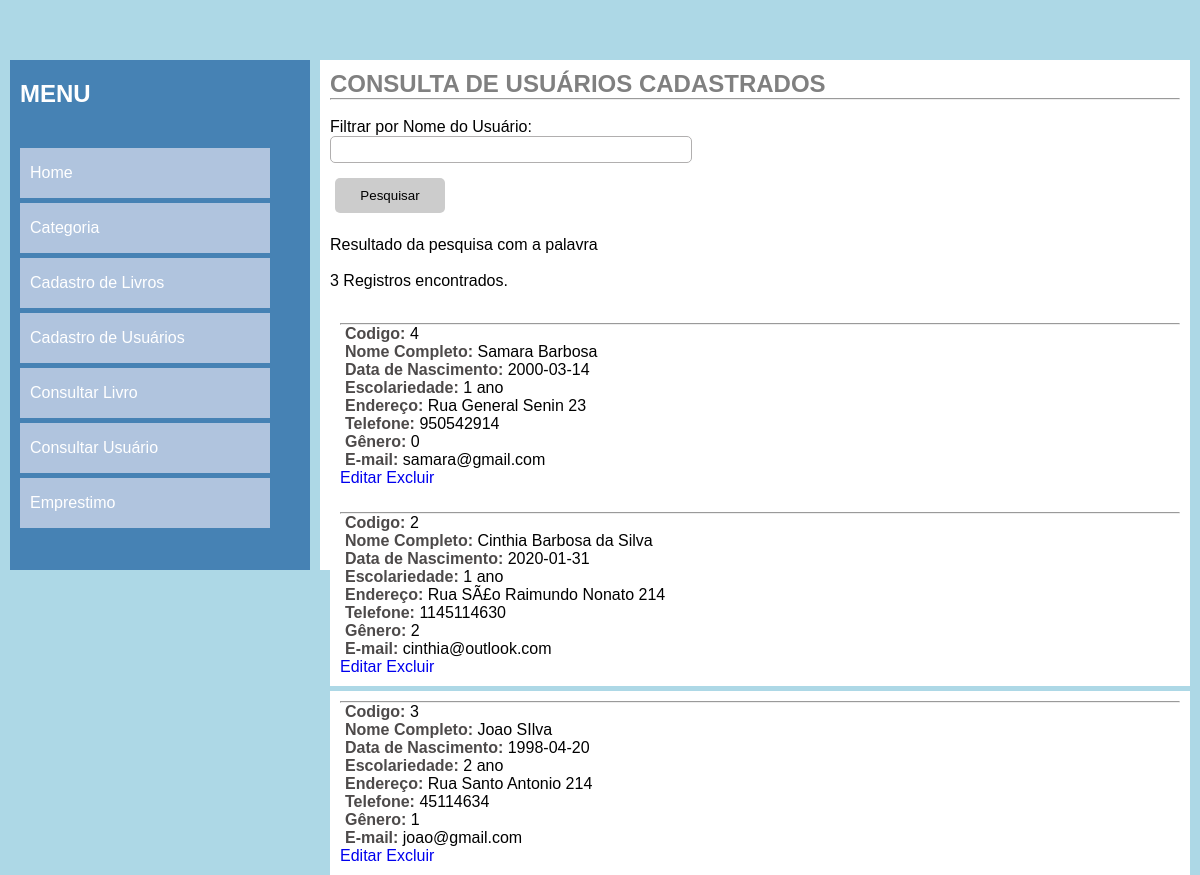
The page /consultaUsuario.php on the database its author committed.
### tables this page shows
CREATE TABLE IF NOT EXISTS `usuarios` (
  `codusuario` int(11) NOT NULL AUTO_INCREMENT,
  `nome` varchar(45) NOT NULL,
  `data_nascimento` date NOT NULL,
  `grau_escolariedade` varchar(45) NOT NULL,
  `endereco` varchar(60) NOT NULL,
  `telefone` varchar(45) NOT NULL,
  `genero` varchar(20) NOT NULL,
  `email` varchar(80) NOT NULL,
  PRIMARY KEY (`codusuario`)
);

### consultaUsuario.php (the view, shortened to what this page needs)
<?php
include_once("conexao.php");
$filtro = isset($_GET['filtro'])?$_GET['filtro']:"";
$sql ="SELECT *FROM usuarios where nome like '%$filtro%'";
$consulta = mysqli_query($conexao, $sql);
$registros = mysqli_num_rows($consulta);
?>
<!DOCTYPE html>
<html lang="en">
<head>
    <link rel="stylesheet" href="style.css">
</head>
<body>
    <div class="container">
        <nav>
        <h1 class="titulo">MENU</h1>
            <ul class="menu">
            <a href="index.php"><li>Home</li></a>
            <a href="categoria.php"><li>Categoria</li></a>
            <a href="livro.php"> <li>Cadastro de Livros</li></a>
            <a href="usuario.php"><li>Cadastro de Usuários</li></a>
            <a href="consultaLivro.php"><li>Consultar Livro</li></a>
            <a href="consultaUsuario.php"><li>Consultar Usuário</li></a>
            <a href="emprestimo.php"><li>Emprestimo</li></a>
            </ul>
        </nav>
        <section>
            <h1>CONSULTA DE USUÁRIOS CADASTRADOS</h1>
            <hr><br>
            <form action="#" method="get" >
            Filtrar por Nome do Usuário: <input type="text" name="filtro" class="campo" required autofocus>
            <input  type="submit" value="Pesquisar" class="btn"><br>
          </form>
           <?php
           echo"Resultado da pesquisa com a palavra <strong> $filtro </strong> <br><br>";
          echo "$registros Registros encontrados.";
          echo "<br>";
          echo "<br>";
            while($exibirRegistros = mysqli_fetch_array($consulta)){
                $codusuario = $exibirRegistros[0];
                $nome = $exibirRegistros[1];
                $data_nascimento = $exibirRegistros[2];
                $grau_escolariedade = $exibirRegistros[3];
                $endereço = $exibirRegistros[4];
                $telefone =$exibirRegistros[5];
                $genero  = $exibirRegistros[6];
                $email  = $exibirRegistros[7];
                echo "<article>";
                echo"<hr>";
                    echo "<p><strong>Codigo:</strong> $codusuario</p>";
                    echo "<p><strong>Nome Completo:</strong> $nome</p>";
                    echo "<p><strong>Data de Nascimento:</strong> $data_nascimento</p>";
                    echo "<p><strong>Escolariedade:</strong> $grau_escolariedade</p>";
                    echo "<p><strong>Endereço:</strong> $endereço</p>";
                    echo "<p><strong>Telefone:</strong> $telefone</p>";
                    echo "<p><strong>Gênero:</strong> $genero</p>";
                    echo "<p><strong>E-mail:</strong> $email</p>";
                    echo "<a href='alterarUsuario.php?codusuario=".$exibirRegistros['codusuario']."'>Editar</a> ";
                    echo "<a href='deletarUsuario.php?codusuario=".$exibirRegistros['codusuario']."'>Excluir</a><br>";
                 echo "</article>";
            }
           ?>
        </section>
    </div>
</body>
</html>

### style.css (style rules this page uses)
* { margin: 0; padding: 0; }
a { text-decoration: none; }
body { background-color: #ADD8E6; font-family: Verdana, Geneva, Tahoma, sans-serif; }
.container { margin: auto; width: 1200px; margin-top: 50px; padding: 10px; }
.titulo { margin-bottom: 40px; margin-top: 10px; color: #fff; }
nav { width: 300px; height: 510px; background-color: #4682B4; float: left; box-sizing: border-box; padding: 10px; }
article { margin-top:5px; width: 860px; box-sizing: border-box; padding: 10px; background: #fff; margin-bottom: 5px; }
section { width: 870px; height: 510px; margin-left: 10px; float: left; background-color: #fff; box-sizing: border-box; padding: 10px; }
section h1 { color:#808080; }
ul.menu { list-style-type:none; }
ul.menu li { width: 250px; height: 50px; line-height: 30px; background-color: #B0C4DE; color: #fff; margin-top: 5px; box-sizing: border-box; padding: 10px; }
form input { padding: 2px; width: 350px; display: block; border: 1px solid#ccc; }
form input[type="text"] { padding: 5px; border-radius:5px; border: 1px solid rgb(177, 175, 175); }
.btn { margin-top: 0px; margin: 5px; width: 110px; height: 35px; cursor: pointer; border: none; border-radius: 5px; background-color: #ccc; }
.campo { padding: 5px; width: 350px; display: block; border: 1px solid#ccc; }
p { margin-left: 5px; }
.btn { margin-top: 15px; }
strong { color:#4d4a4a; margin-top:3px; }

### rows shown on the page
usuarios: codusuario "4", nome "Samara Barbosa", data_nascimento "2000-03-14", grau_escolariedade "1 ano", endereco "Rua General Senin 23", telefone "950542914", genero "0", email "samara@gmail.com"
usuarios: codusuario "2", nome "Cinthia Barbosa da Silva", data_nascimento "2020-01-31", grau_escolariedade "1 ano", endereco "Rua SÃ£o Raimundo Nonato 214", telefone "1145114630", genero "2", email "cinthia@outlook.com"
usuarios: codusuario "3", nome "Joao SIlva", data_nascimento "1998-04-20", grau_escolariedade "2 ano", endereco "Rua Santo Antonio 214", telefone "45114634", genero "1", email "joao@gmail.com"

### other values the page prints
$registros "3"
